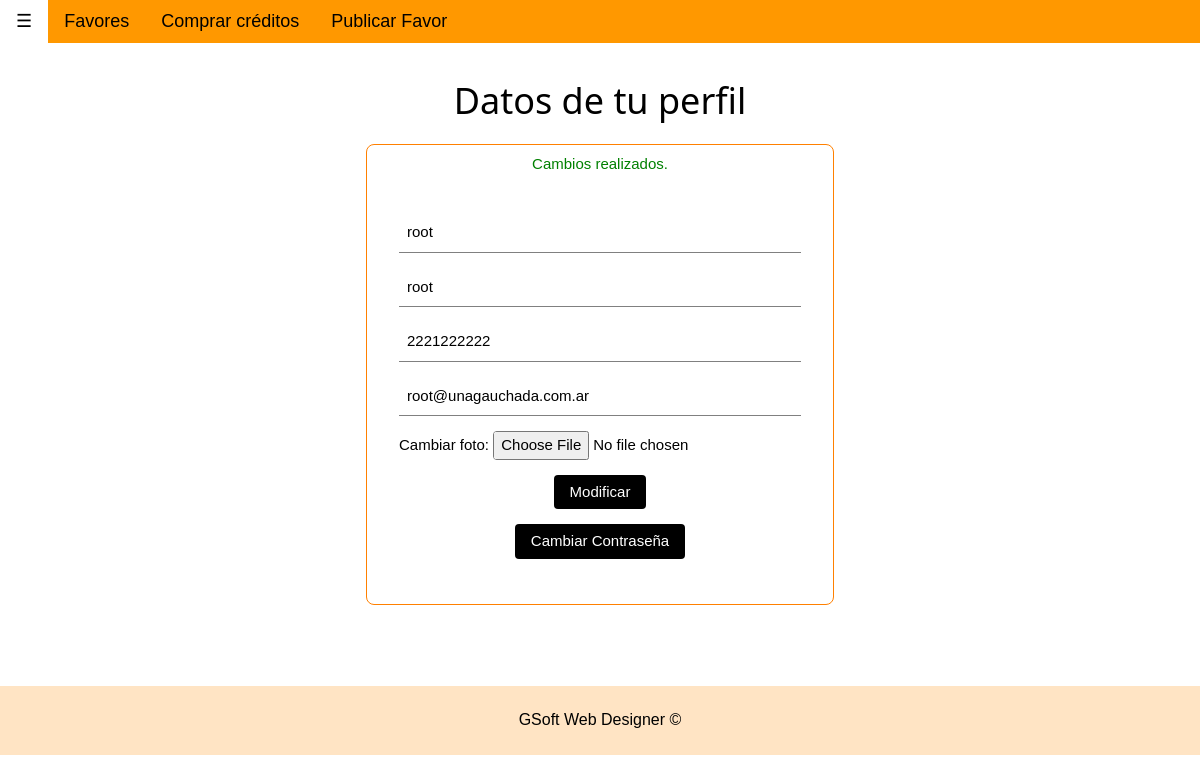
The app's page /registered_user/modificar_perfil.php?correcto=1 (signed in) with its own data.
### tables this page shows
CREATE TABLE `usuario` (
  `id` int(11) NOT NULL COMMENT 'PK de usuarios.',
  `puntaje` int(11) NOT NULL COMMENT 'Puntaje.',
  `admin` tinyint(1) NOT NULL COMMENT 'Representa si tiene privilegios administrativos.',
  `nombre` varchar(20) NOT NULL COMMENT 'Nombre.',
  `apellido` varchar(20) NOT NULL COMMENT 'Apellido.',
  `email` varchar(50) NOT NULL COMMENT 'E-mail.',
  `password` varchar(20) NOT NULL COMMENT 'Clave.',
  `fecnac` date NOT NULL COMMENT 'Fecha de nacimiento.',
  `tel` bigint(10) NOT NULL COMMENT 'Numero de telefono sin 0 ni 15.',
  `foto` varchar(100) NOT NULL COMMENT 'Nombre de la foto.'
);

### registered_user/modificar_perfil.php (the view, shortened to what this page needs)
<!DOCTYPE html>
<html>
<head>
	<?php
		include_once("navbar.php");
	?>
	<link rel="stylesheet" href="/css/w3.css">
	<link rel="stylesheet" href="/css/w3-theme-black.css">
</head>
<body>
	<div class="w3-main" style="margin-left:350px">
		<div style="margin-right:350px">
			<div class="w3-row w3-padding-64">
				<div class="w3-container">
					<center><h1 class="w3-theme-black">Datos de tu perfil</h1></center>
						<div class="w3-panel w3-border w3-border-orange w3-round-large">
							<form class="w3-form" method="post" enctype="multipart/form-data" action="./modificar.php" onsubmit="return validar()">
								<?php
									$link = conectar();
									$resultado = mysqli_query($link,"SELECT * FROM usuario Where usuario.id = '$_SESSION[id]'");
									$array = mysqli_fetch_array($resultado);
									if (isset ($_GET['correcto']) and ($_GET['correcto'] == 1)){
										echo "<font color='green'><center> Cambios realizados. </center></font>";
									}
									elseif (isset ($_GET['correcto']) and ($_GET['correcto'] == 0)) {
										echo "<font color='red'><center> No cambiaste ningun campo. </center></font>";
									}
									elseif (isset ($_GET['correcto']) and ($_GET['correcto'] == 2)) {
										echo "<font color='red'><center> Ese email ya esta en uso. </center></font>";
									}
								?>
								<br>
								<p><input class="w3-input" type="text" name="nombre" id="nombre" value="<?php echo $array['nombre']; ?>"></p>
								<p><input class="w3-input" type="text" name="apellido" id="apellido" value="<?php echo $array['apellido']; ?>"></p>
								<p><input class="w3-input" type="tel" name="telefono" id="telefono" value="<?php echo $array['tel']; ?>" pattern="[0-9]{10}"></p>
								<p><input class="w3-input" type="email" name="email" id="email" value="<?php echo $array['email']; ?>"></p><p id="rta"></p>
								<p>Cambiar foto: <input class="w3-round" type="file" name="foto" id="foto"></p>
								<center><button class="w3-btn w3-round" >Modificar</button>
							</form>
							<p><a href="modificar_pass.php" class="w3-btn w3-round">Cambiar Contraseña</a></p></center><br>
						</div>
				</div>
			</div>
		</div>
	</div>
	<div id="footer" class="w3-light-orange">
		<br>
		<center><font  size="3">GSoft Web Designer &copy;</font><center>
		<br>
	</div>
</body>
</html>

### css/w3.css (style rules this page uses)
html { box-sizing:border-box }
*,*:before,*:after { box-sizing:inherit }
html { -ms-text-size-adjust:100%;-webkit-text-size-adjust:100% }
body { margin:0 }
a { background-color:transparent;-webkit-text-decoration-skip:objects }
button,input,select,textarea { font:inherit;margin:0 }
button,input { overflow:visible }
button,select { text-transform:none }
button,html [type=button],[type=reset],[type=submit] { -webkit-appearance:button }
html,body { font-family:Verdana,sans-serif;font-size:15px;line-height:1.5 }
html { overflow-x:hidden }
h1,h2,h3,h4,h5,h6,.w3-slim,.w3-wide { font-family:"Segoe UI",Arial,sans-serif }
h1 { font-size:36px }
h1,h2,h3,h4,h5,h6 { font-weight:400;margin:10px 0 }
a { color:inherit }
.w3-btn,.w3-btn-block,.w3-button { border:none;display:inline-block;outline:0;padding:6px 16px;vertical-align:middle;overflow:hidden;text-decoration:none!important;color:#fff;background-color:#000;text-align:center;cursor:pointer;white-space:nowrap }
.w3-btn,.w3-btn-floating,.w3-btn-floating-large,.w3-closenav,.w3-opennav,.w3-btn-block,.w3-button { -webkit-touch-callout:none;-webkit-user-select:none;-khtml-user-select:none;-moz-user-select:none;-ms-user-select:none;user-select:none }
.w3-btn,.w3-btn-floating,.w3-dropnav a,.w3-btn-floating-large,.w3-btn-block, .w3-navbar a,.w3-navblock a,.w3-sidenav a,.w3-pagination li a,.w3-hoverable tbody tr,.w3-hoverable li, .w3-accordion-content a,.w3-dropdown-content a,.w3-dropdown-click:hover,.w3-dropdown-hover:hover,.w3-opennav,.w3-closenav,.w3-closebtn,*[class*="w3-hover-"] { -webkit-transition:background-color .25s,color .15s,box-shadow .25s,opacity 0.25s,filter 0.25s,border 0.15s;transition:background-color .25s,color .15s,box-shadow .15s,opacity .25s,filter .25s,border .15s }
.w3-main,#main { transition:margin-left .4s }
.w3-input { padding:8px;display:block;border:none;border-bottom:1px solid #808080;width:100% }
.w3-container:after,.w3-container:before,.w3-panel:after,.w3-panel:before,.w3-row:after,.w3-row:before,.w3-row-padding:after,.w3-row-padding:before,.w3-cell-row:before,.w3-cell-row:after, .w3-topnav:after,.w3-topnav:before,.w3-clear:after,.w3-clear:before,.w3-btn-group:before,.w3-btn-group:after,.w3-btn-bar:before,.w3-btn-bar:after,.w3-bar:before,.w3-bar:after { content:"";display:table;clear:both }
.w3-round,.w3-round-medium { border-radius:4px!important }
.w3-round-large { border-radius:8px!important }
.w3-border { border:1px solid #ccc!important }
.w3-padding-medium,.w3-padding,.w3-form { padding:8px 16px!important }
.w3-padding-64 { padding-top:64px!important;padding-bottom:64px!important }
.w3-container { padding:0.01em 16px }
.w3-panel { padding:0.01em 16px;margin-top:16px!important;margin-bottom:16px!important }
.w3-light-orange,.w3-hover-light-orange:hover { color:#000!important;background-color:#FFE4C4!important }
.w3-border-orange,.w3-hover-border-orange:hover { border-color:#ff9800!important }
.w3-border-orange,.w3-hover-border-orange:hover { border-color:#ff8000!important }

### records on screen
usuario: nombre "root", apellido "root", telefono "2221222222", email "root@unagauchada.com.ar"
